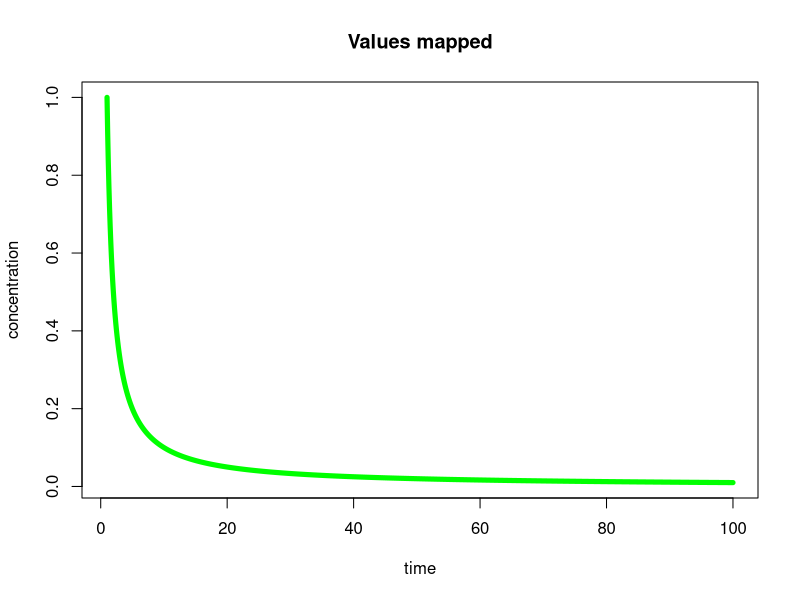

Source code (R):
looks <-1000

#these are the mapped values 
x_min = 1
x_max = 100

#generate the X-axis values
x<-numeric(looks)
stepw<-(x_max-x_min)/looks
for (i in 0:looks){
  x[i+1] <-x_min+stepw*i
}

#defined fucntion for mapping
y = 1/x


#plotting values mapped and their output
plot(x,y, type="l", col="green", lwd=5, xlab="time", ylab="concentration", main="Values mapped")